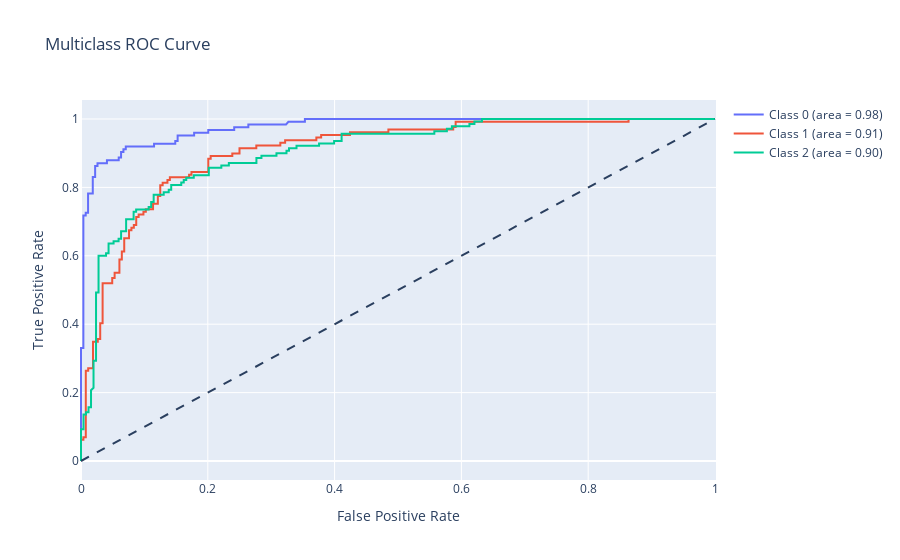

This figure's notebook cell:
### Code cell
# Compute ROC curve and ROC area for each class
n_classes = len(np.unique(y_test))
y_test_bin = label_binarize(y_test, classes=np.arange(n_classes))
y_score = best_cat_model.predict_proba(X_test)

fpr = dict()
tpr = dict()
roc_auc = dict()
for i in range(n_classes):
    fpr[i], tpr[i], _ = roc_curve(y_test_bin[:, i], y_score[:, i])
    roc_auc[i] = auc(fpr[i], tpr[i])

fpr["micro"], tpr["micro"], _ = roc_curve(y_test_bin.ravel(), y_score.ravel())
roc_auc["micro"] = auc(fpr["micro"], tpr["micro"])

fig = go.Figure()
for i in range(n_classes):
    fig.add_trace(go.Scatter(x=fpr[i], y=tpr[i], mode='lines', name=f'Class {i} (area = {roc_auc[i]:0.2f})'))

fig.add_shape(type='line', line=dict(dash='dash'), x0=0, x1=1, y0=0, y1=1)
fig.update_layout(title='Multiclass ROC Curve', xaxis_title='False Positive Rate', yaxis_title='True Positive Rate')
fig.show()
